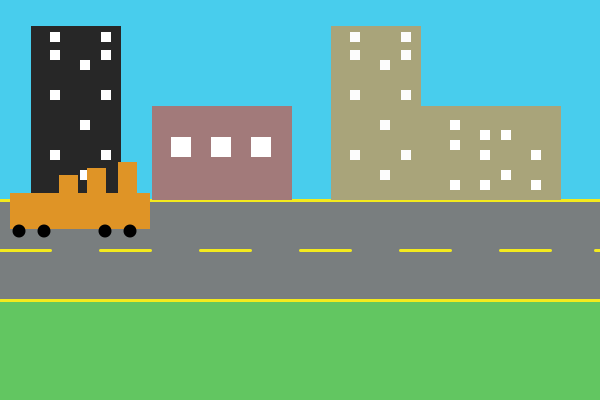
Frame 1 (no input)
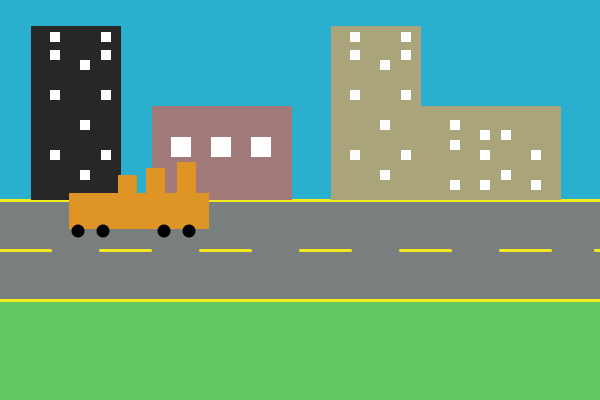
Frame 60 (the mouse pressed at the canvas centre just before this capture)
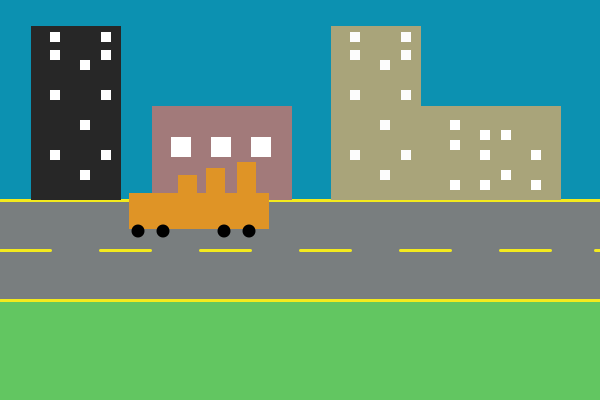
Frame 120 (the mouse held since frame 60 and released just before this capture)

The Processing sketch that drew these frames (run headless with seeded random() and noise(); from frame 60 on, the mouse is pressed at the canvas centre):

// Processing sketch: processing_95691
// ── processing_95691.pde

 int x=19, x2=44, x3=105, x4=130;//x=Llanta1, x2=Llanta2, x3=Llanta3, x4=Llanta4.
 int x5=10;//Carrito Grande.
 int y2=193;//Carrito Grande.
 int x6=59, x7=87, x8=118;//Chimn.
 int y3=175, y4=168, y5=162;//Chimn.
 int y=231;//y=Llantas.
 float rojo=72,verde=205,azul=237;

 void setup(){
size(600,400);
background(72,205,237);
noStroke();
fill(250,250,0);
frameRate(50);

}

void draw (){
background(rojo,verde,azul);
//Comienza el paisaje.
noStroke();
fill(121,126,127);
rect(0,200,600,100);
noStroke();
fill(98,198,97);
rect(0,300,600,100);
stroke(243,234,30);
strokeWeight(3);
line(0,200,600,200);
stroke(243,234,30);
strokeWeight(3);
line(0,300,600,300);
stroke(243,234,30);
strokeWeight(3);
line(0,250,50,250);
stroke(243,234,30);
strokeWeight(3);
line(100,250,150,250);
stroke(243,234,30);
strokeWeight(3);
line(200,250,250,250);
stroke(243,234,30);
strokeWeight(3);
line(300,250,350,250);
stroke(243,234,30);
strokeWeight(3);
line(400,250,450,250);
stroke(243,234,30);
strokeWeight(3);
line(500,250,550,250);
stroke(243,234,30);
strokeWeight(3);
line(595,250,600,250);
//Comienzan Edificios.
noStroke();//Primer Edif Izq.
fill(39,39,39);
rect(31,26,90,174);
noStroke();
fill(255);
rect(101,32,10,10);
noStroke();
fill(255);
rect(101,50,10,10);
noStroke();
fill(255);
rect(101,90,10,10);
rect(101,50,10,10);
noStroke();
fill(255);
rect(101,150,10,10);
noStroke();
fill(255);
rect(80,120,10,10);
noStroke();
fill(255);
rect(80,60,10,10);
noStroke();
fill(255);
rect(80,170,10,10);
fill(255);
rect(50,32,10,10);
noStroke();
fill(255);
rect(50,50,10,10);
noStroke();
fill(255);
rect(50,90,10,10);
rect(50,50,10,10);
noStroke();
fill(255);
rect(50,150,10,10);
noStroke();//Segundo edif.
fill(162,122,122);
rect(152,106,140,94);
noStroke();
fill(255);
rect(171,137,20,20);
rect(211,137,20,20);
rect(251,137,20,20);
noStroke();//Tercer edif.
fill(169,164,122);
rect(331,26,90,174);
noStroke();
fill(252);
rect(401,32,10,10);
rect(401,50,10,10);
rect(401,90,10,10);
rect(401,50,10,10);
rect(401,150,10,10);
rect(380,120,10,10);
rect(380,60,10,10);
rect(380,170,10,10);
rect(350,32,10,10);
rect(350,50,10,10);
rect(350,90,10,10);
rect(350,50,10,10);
rect(350,150,10,10);
fill(169,164,122);//2da parte, 3er edif.
rect(421,106,140,94);
noStroke();
fill(255);
rect(531,150,10,10);
rect(531,180,10,10);
rect(501,170,10,10);
rect(501,130,10,10);
rect(480,130,10,10);
rect(480,150,10,10);
rect(480,180,10,10);
rect(450,120,10,10);
rect(450,140,10,10);
rect(450,180,10,10);

//Comienza Carrito.
fill(223,148,38);
rect(x5,y2,140,36);//Comienza Carrito Grande.
x5=x5+1;
rect(x6,y3,19,18);//Chimn.
x6=x6+1;
rect(x7,y4,19,25);
x7=x7+1;
rect(x8,y5,19,32);
x8=x8+1;
fill(0,0,0);//Comienzan llantas.
ellipse(x,y,13,13);
ellipse(x2,y,13,13);
ellipse(x3,y,13,13);
ellipse(x4,y,13,13);
x=x+1;
x2=x2+1;
x3=x3+1;
x4=x4+1;

azul=azul-.5;
rojo=rojo-.5;
verde=verde-.5;

}
